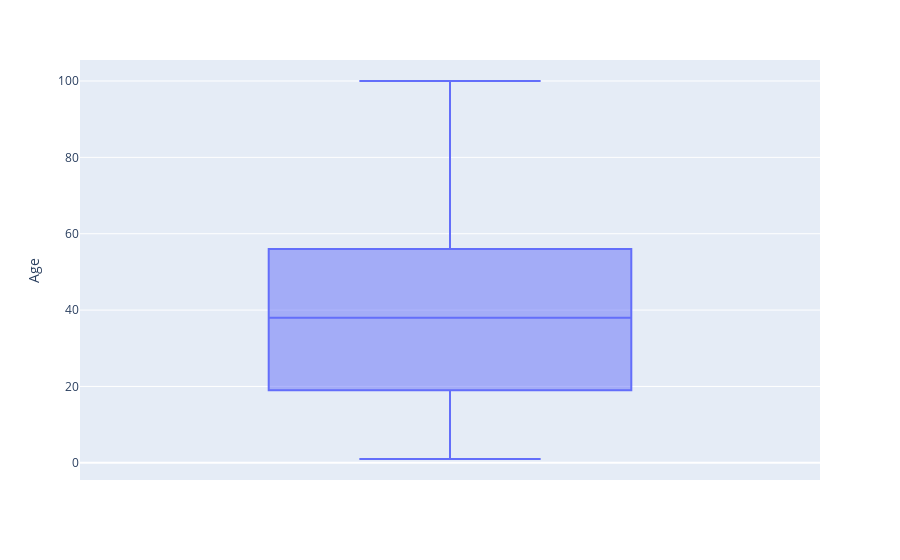

The cell this chart's notebook holds for it:
### Code cell
import plotly.express as px
px.box(df,  y=df.Age )

### Figure 1 — Plotly figure (JSON) as saved in the notebook; plotly's stock layout.template omitted (floating-point values rounded to 4 significant figures; data arrays with more than 128 entries replaced by an {"elided": "..."} marker saying what was removed)
{"data": [{"alignmentgroup": "True", "hovertemplate": "Age=%{y}<extra></extra>", "legendgroup": "", "marker": {"color": "#636efa"}, "name": "", "notched": false, "offsetgroup": "", "orientation": "v", "showlegend": false, "type": "box", "x0": " ", "xaxis": "x", "y": {"elided": "106980 int values"}, "y0": " ", "yaxis": "y"}], "layout": {"boxmode": "group", "legend": {"tracegroupgap": 0}, "margin": {"t": 60}, "xaxis": {"anchor": "y", "domain": [0, 1]}, "yaxis": {"anchor": "x", "domain": [0, 1], "title": {"text": "Age"}}}}
